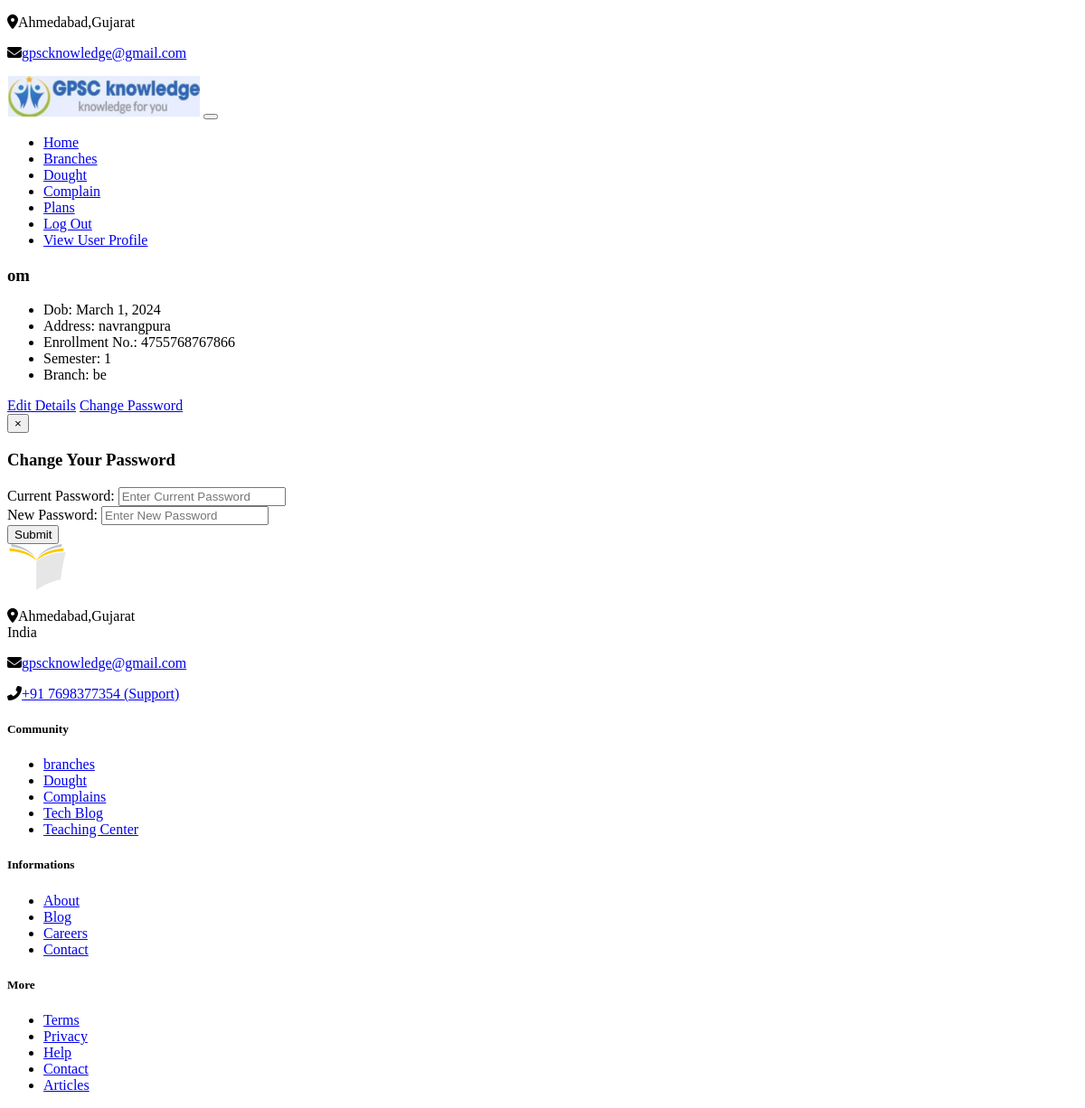
The app's page /profile (signed in) with its own data.
### myapp/models.py (models this page shows, shortened)
class user_info(models.Model):
    user = models.ForeignKey(login_table, on_delete=models.CASCADE)
    dob = models.DateField()
    address = models.CharField(max_length=128)
    enrollment = models.CharField(max_length=100)
    semester = models.IntegerField()
    branch = models.CharField(max_length=100)

class login_table(models.Model):
    name = models.CharField(max_length=100)
    email = models.EmailField(unique=True)
    password = models.CharField(max_length=100, default="admin@123")
    phone = models.CharField(max_length=20, null=True, blank=True)
    userType = models.CharField(max_length=50, choices=(("user", "user"), ("teacher", "teacher")), default="user")
    def __str__(self):
        return self.name

### myapp/views.py (the view)
# urls.py: path('profile',views.profile,name='profile'),
def profile(request):
    context = checksession(request)
    uid = request.session['log_id']
    fetchprofile = user_info.objects.get(user=uid)
    context.update({'user': fetchprofile})
    return render(request, 'profile.html', context)

### myapp/models.py (called while the page is built)
    def is_active(self):
        return self.end_date >= timezone.now()

### myapp/templates/profile.html (shortened to what this page needs)
{% extends 'basic.html' %}
{% load static %}
{% block body %}
      <section class="bg-600">
        <div class="container">
        <div class="row">
            <div class="col-lg-12 mb-4 mb-sm-5">
                <div class="card card-style1 border-0">
                    <div class="card-body p-1-9 p-sm-2-3 p-md-6 p-lg-7">
                        <div class="row align-items-center">
                            <div class="col-lg-8 px-xl-10">
                                <div class="bg-secondary d-lg-inline-block py-1-9 px-4 px-sm-6 mt-4 mb-1-9 rounded mb-4">
                                    <h3 class="h2 text-white mb-0">{{user.user}}</h3>
                                </div>
                                <ul class="list-unstyled mb-1-9 mb-4">
                                    <li class="display-28"><span class="display-26 text-secondary me-2 font-weight-600">Dob:</span> {{user.dob}}</li>
                                    <li class="display-28"><span class="display-26 text-secondary me-2 font-weight-600">Address:</span> {{user.address}}</li>
                                    <li class="display-28"><span class="display-26 text-secondary me-2 font-weight-600">Enrollment No.:</span> {{user.enrollment}}</li>
                                    <li class="display-28"><span class="display-26 text-secondary me-2 font-weight-600">Semester:</span> {{user.semester}}</li>
                                    <li class="display-28"><span class="display-26 text-secondary me-2 font-weight-600">Branch:</span> {{user.branch}}</li>
                                    </ul>
                                <a class="btn btn-danger" href="/edituser" role="button">Edit Details</a>
                                <a href="#" class="btn btn-secondary" data-toggle="modal" data-target="#exampleModalCenterPw">Change Password</a>
                            </div>
                        </div>
                    </div>
                </div>
            </div>
        </div>
    </div>
          <div class="modal fade" id="exampleModalCenterPw" tabindex="-1" role="dialog" aria-hidden="true">
        <div class="modal-dialog modal-dialog-centered" role="document">
            <div class="modal-content">
                <div class="modal-header text-center">
                    <button type="button" class="close" data-dismiss="modal" aria-label="Close">
                        <span aria-hidden="true">&times;</span>
                    </button>
                </div>
                <div class="modal-body">
                    <div class="login px-4 mx-auto mw-100">
                        <h3 class="text-center mb-4">Change Your Password</h3>
                        <form action="/changepw" method="post" enctype="multipart/form-data" class="contact-form">
                            <div class="form-group mb-2">
                                <label for="cpw">Current Password:</label>
                                    <input class="form-control" name="oldpassword" id="cpw" type="password" onfocus="this.placeholder = ''" onblur="this.placeholder = 'Enter Current Password'" placeholder="Enter Current Password">
                                </div>
                            <div class="form-group mb-2">
                                <label for="npw">New Password:</label>
                                    <input class="form-control" name="password" id="npw" type="password" pattern="^(?=.*[a-z])(?=.*[A-Z])(?=.*[0-9])(?=.*[!@#$%^&*_=+-]).{8,20}$" title="Password should contain atleast 1 uppercase, 1 lowercase, 1 number, 1 special character and min 8 and max 12 character." onfocus="this.placeholder = ''" onblur="this.placeholder = 'Enter New Password'" placeholder="Enter New Password">
                                </div>
                            <button type="submit" class="btn btn-primary submit mb-4">Submit</button>
                        </form>
                    </div>
                </div>
            </div>
        </div>
    </div>
      </section>
{% endblock %}

### myapp/static/assets/css/dought.css (style rules this page uses)
body { font-family: 'Arial', sans-serif; background-color: #f8f8f8; margin: 0; padding: 0; }

### myapp/static/assets/css/plans.css (style rules this page uses)
body { background-color:#eee; }

### myapp/static/assets/css/payment.css (style rules this page uses)
* { margin: 0; padding: 0; box-sizing: border-box; }

### records on screen
user_info: user "om", dob "March 1, 2024", address "navrangpura", enrollment "4755768767866", semester "1", branch "be"
